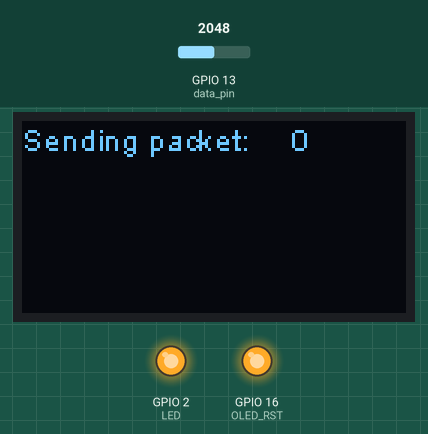
A sketch run on a simulated ESP32. Shown: 128×64 one-colour display, output pins drawn as LEDs (lit = HIGH). The test bench sets the inputs (shaded band); at power-on: GPIO 13 (data_pin) = 2048. No radio packets arrive unless stated; pins used as bus, display or sensor lines are not drawn; what the sketch prints to the serial monitor is not drawn.

Above: at 5.3 s.
At 15.8 s:
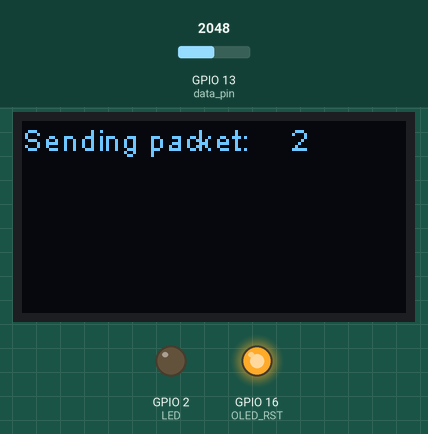
At 26.4 s:
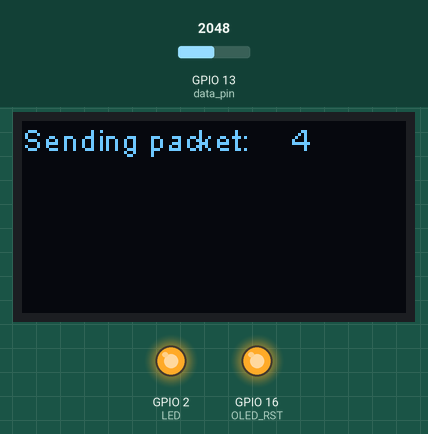
At 36.9 s:
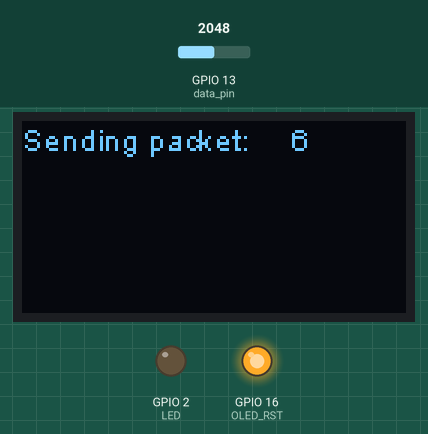
Timing chart, 0 to 38.5 s (numbered marks = the images above):
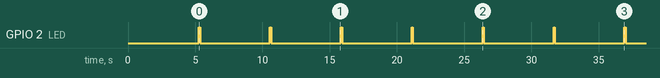

The sketch:

esp32_rhead.ino
```cpp
#include <Arduino.h>
#include <Wire.h>
#include <SSD1306.h>
#include <OLEDDisplayUi.h>

#include <SPI.h>
#include <RH_RF95.h>

#define RF95_FREQ 915.0

#define RFM95_CS 18
#define RFM95_RST 14
#define RFM95_INT 26

#define data_pin 13

RH_RF95 rf95(RFM95_CS, RFM95_INT);

// OLED pins to ESP32 GPIOs via this connecthin:
#define OLED_ADDRESS 0x3c
#define OLED_SDA 4  // GPIO4
#define OLED_SCL 15 // GPIO15
#define OLED_RST 16 // GPIO16

#define SCK 5      // GPIO5 - SX1278's SCK
#define MISO 19    // GPIO19 - SX1278's MISO
#define MOSI 27    // GPIO27 - SX1278's MOSI
#define SS 18      // GPIO18 - SX1278's CS
#define RST 14     // GPIO14 - SX1278's RESET
#define DI0 26     // GPIO26 - SX1278's IRQ (interrupt request)
#define BAND 915E6 // 915E6

SSD1306 display(OLED_ADDRESS, OLED_SDA, OLED_SCL);
OLEDDisplayUi ui(&display);

#define LED 2

#define node_address 2
#define gateway_address 100

typedef union
{
 float number;
 uint8_t bytes[4];
} FLOATUNION_t;

FLOATUNION_t data_union;

unsigned int counter = 0;


void setup()
{
    //while (!Serial);
    Serial.begin(115200);
    delay(100);
    // put your setup code here, to run once:
    Serial.println("setup complete.");

    pinMode(LED, OUTPUT);

    pinMode(OLED_RST, OUTPUT);
    digitalWrite(OLED_RST, LOW); // low to reset OLED
    delay(50);
    digitalWrite(OLED_RST, HIGH); // must be high to turn on OLED

    display.init();
    display.flipScreenVertically();
    display.setFont(ArialMT_Plain_10);

    pinMode(RFM95_RST, OUTPUT);
    pinMode(data_pin, INPUT);
    digitalWrite(RFM95_RST, HIGH);

    // manual reset
    digitalWrite(RFM95_RST, LOW);
    delay(10);
    digitalWrite(RFM95_RST, HIGH);
    delay(10);

     //  Set the addresses of this device and the gateway.
    rf95.setThisAddress(node_address);
    rf95.setHeaderFrom(node_address);
//    rf95.setHeaderTo(gateway_address);
//    rf95.setHeaderId(0); //  Byte 3 of header is the message counter.

    while (!rf95.init())
    {
        Serial.println("LoRa radio init failed");
        while (1)
            ;
    }
    Serial.println("LoRa radio init OK!");
    // Defaults after init are 434.0MHz, modulation GFSK_Rb250Fd250, +13dbM
    if (!rf95.setFrequency(RF95_FREQ))
    {
        Serial.println("setFrequency failed");
        while (1)
            ;
    }
    Serial.print("Set Freq to: ");
    Serial.println(RF95_FREQ);

    // Defaults after init are 434.0MHz, 13dBm, Bw = 125 kHz, Cr = 4/5, Sf = 128chips/symbol, CRC on

    // The default transmitter power is 13dBm, using PA_BOOST.
    // If you are using RFM95/96/97/98 modules which uses the PA_BOOST transmitter pin, then
    // you can set transmitter powers from 5 to 23 dBm:
    rf95.setTxPower(23, false);
    data_union.number = 0.0;
}

void send_message(FLOATUNION_t data_union, int msg_size)
{
    Serial.print("Package to send: ");
    Serial.print(data_union.number);
    Serial.println();
    rf95.setHeaderFlags(msg_size, 0xff);
    rf95.send(data_union.bytes, msg_size);
    rf95.waitPacketSent();
    Serial.println("SENT!");
}

void loop()
{
    delay(5000);
    display.clear();
    display.setTextAlignment(TEXT_ALIGN_LEFT);
    display.setFont(ArialMT_Plain_10);

    display.drawString(0, 0, "Sending packet:");
    display.drawString(90, 0, String(counter));
    display.display();
    Serial.println("############################################");
    Serial.print("Sending package: ");
    Serial.println(counter);

    data_union.number = analogRead(data_pin);
    send_message(data_union, 4);
    Serial.println("############################################");
    counter++;

    digitalWrite(LED, HIGH);
    delay(100);
    digitalWrite(LED, LOW);
    delay(100);
}
```

Measured:
- by itself, GPIO 2 (LED): alternates HIGH for 0.10 s and LOW for 5.2 s
- what the display in image 0 shows lasts 5.3 s, from 5.2 s to 10.5 s
